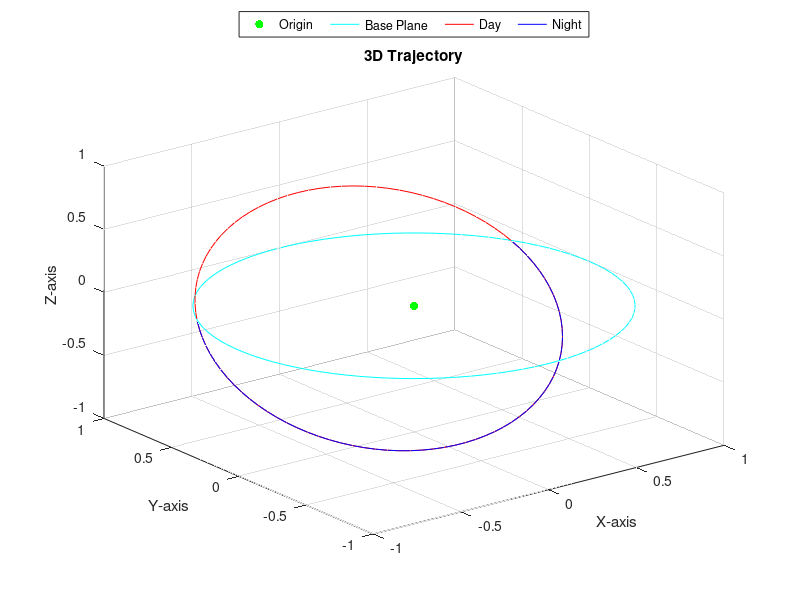

Here is the MATLAB script that generated this plot:
clear
clc
% Define parameter
R = 1; % radius
beta = 70;  
theta = 40;  
beta = beta * pi / 180;  
theta = theta * pi / 180;  
d = R * cos(beta); % Calculate the value of d
% Create phi values 
phi = linspace(0, 2 * pi, 100);  
% Calculatex, y 
x = R * sin(beta) * sin(phi);  
y = R * sin(beta) * cos(phi) * sin(theta) + d * cos(theta);  
% Calculate solar zenith angle
z = R * sin(beta) * cos(phi) * cos(theta) - d * sin(theta);  
  
% scatter3 is used to draw the origin and save the handle
scatter3(0, 0, 0, 'g', 'filled', 'DisplayName', 'Origin');  
hold on;

% Use plot3 to draw the plane and save the handle 
circle_x = R * cos(phi);  
circle_y = R * sin(phi);   
plot3(circle_x, circle_y, zeros(size(circle_x)), 'Color', 'cyan', 'DisplayName', 'Base Plane');  
grid on;
hold on;

  
% Create 3D graphics
plot3(x,y,z,'red');

hold on;

plot3(x(sign(z)<0),y(sign(z)<0),z(sign(z)<0),'blue');

hold on;

% Display legend
legend({'Origin', 'Base Plane', 'Day', 'Night'}, 'Location', 'northoutside' ...
    ,'NumColumns',4);
% Set graphic properties
xlabel('X-axis');
ylabel('Y-axis');
zlabel('Z-axis');
title("3D Trajectory");
